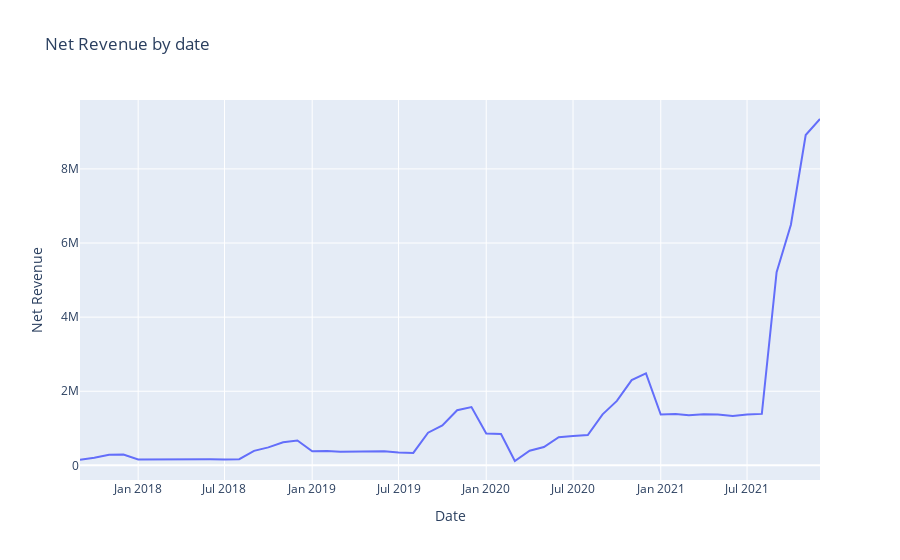

Notebook source saved alongside this figure:
### Code cell
fig_net_revenue = px.line(re_pr_mar, x='date', y='net_revenue', title='Net Revenue by date')
fig_net_revenue.update_layout(
    yaxis_title='Net Revenue', 
    xaxis_title='Date'
)
fig_net_revenue.show()

### Figure 1 — Plotly figure (JSON) as saved in the notebook; plotly's stock layout.template omitted (floating-point values rounded to 4 significant figures)
{"data": [{"hovertemplate": "date=%{x}<br>net_revenue=%{y}<extra></extra>", "legendgroup": "", "line": {"color": "#636efa", "dash": "solid"}, "marker": {"symbol": "circle"}, "mode": "lines", "name": "", "orientation": "v", "showlegend": false, "type": "scatter", "x": ["2017-09-01", "2017-10-01", "2017-11-01", "2017-12-01", "2018-01-01", "2018-02-01", "2018-03-01", "2018-04-01", "2018-05-01", "2018-06-01", "2018-07-01", "2018-08-01", "2018-09-01", "2018-10-01", "2018-11-01", "2018-12-01", "2019-01-01", "2019-02-01", "2019-03-01", "2019-04-01", "2019-05-01", "2019-06-01", "2019-07-01", "2019-08-01", "2019-09-01", "2019-10-01", "2019-11-01", "2019-12-01", "2020-01-01", "2020-02-01", "2020-03-01", "2020-04-01", "2020-05-01", "2020-06-01", "2020-07-01", "2020-08-01", "2020-09-01", "2020-10-01", "2020-11-01", "2020-12-01", "2021-01-01", "2021-02-01", "2021-03-01", "2021-04-01", "2021-05-01", "2021-06-01", "2021-07-01", "2021-08-01", "2021-09-01", "2021-10-01", "2021-11-01", "2021-12-01"], "xaxis": "x", "y": [153500.0, 204000.0, 287000.0, 290800.0, 158200.0, 160800.0, 171400.0, 166100.0, 159600.0, 164600.0, 161200.0, 166000.0, 391600.0, 484400.0, 621600.0, 672400.0, 381200.0, 390000.0, 369700.0, 379100.0, 384800.0, 378100.0, 345900.0, 336400.0, 881500.0, 1078000.0, 1489000.0, 1574000.0, 861600.0, 844300.0, 117600.0, 396300.0, 496600.0, 761900.0, 795300.0, 816900.0, 1378000.0, 1739000.0, 2301000.0, 2481000.0, 1371000.0, 1386000.0, 1353000.0, 1376000.0, 1375000.0, 1335000.0, 1370000.0, 1389000.0, 5212000.0, 6493000.0, 8916000.0, 9348000.0], "yaxis": "y"}], "layout": {"legend": {"tracegroupgap": 0}, "title": {"text": "Net Revenue by date"}, "xaxis": {"anchor": "y", "domain": [0, 1], "title": {"text": "Date"}}, "yaxis": {"anchor": "x", "domain": [0, 1], "title": {"text": "Net Revenue"}}}}
